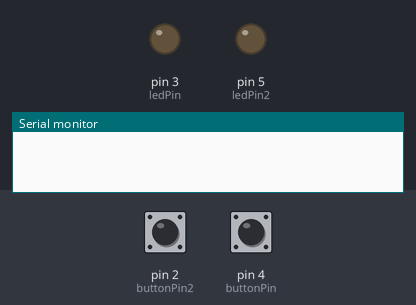
Bench run of a sketch on a simulated Arduino Uno, built with avr-gcc and run on an emulated ATmega328P. On the bench: output pins drawn as LEDs (lit = HIGH), the last lines printed to the serial monitor. Dashed ring = blinking. Inputs (shaded band) come from the test bench; at power-on: pin 2 (buttonPin2) LOW, pin 4 (buttonPin) LOW.

Above: at 1.2 s.
1.3 s: pin 2 (buttonPin2) pulled HIGH for 3.2 s
At 3.1 s:
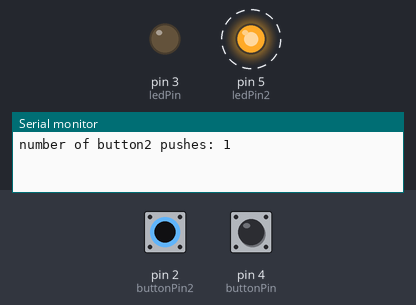
6.8 s: pin 4 (buttonPin) pulled HIGH for 3.2 s
At 8.6 s:
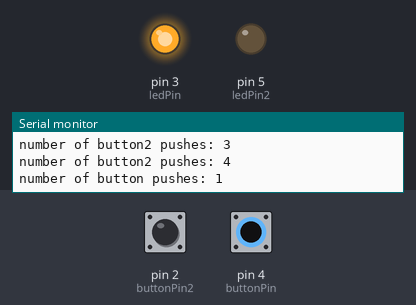
11.5 s: pin 2 (buttonPin2) pulled HIGH for 1 s
At 14.63 s:
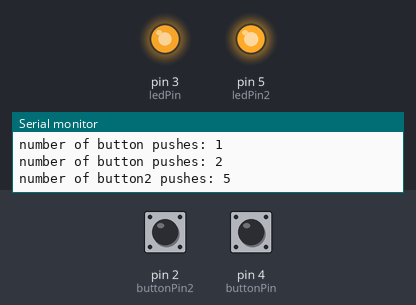
15.5 s: pin 4 (buttonPin) pulled HIGH for 1 s
Timing chart, 0 to 19.8 s (numbered marks = the images above; inputs shaded):
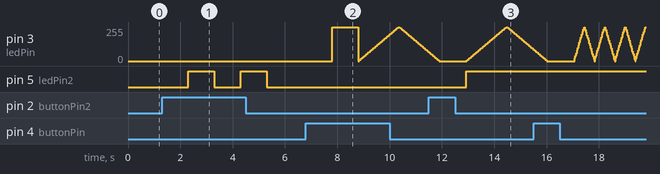

The sketch:

fading_light.ino
```cpp
const int buttonPin = 4;
const int buttonPin2 = 2;
int ledPin = 3;
int ledPin2 = 5;
int tem = 0;
int tem2 = 0;
int buttonState = 0;
int buttonState2 = 0;
int buttonPushCounter = 0;
int buttonPushCounter2 = 0;

void setup() {
  pinMode(buttonPin, INPUT);
  pinMode(buttonPin2, INPUT);
    Serial.begin(9600);
}

void loop() {

   buttonState2 = digitalRead(buttonPin2);
   if (buttonState2 == HIGH){
    buttonPushCounter2++;
    delay(1000);
          Serial.print("number of button2 pushes: ");
      Serial.println(buttonPushCounter2);
   }

 if (buttonPushCounter2  % 2 != 0){
          analogWrite(ledPin2, 255);
 }

 if (buttonPushCounter2 % 2 != 1){
          analogWrite(ledPin2, 0);
 }


   buttonState = digitalRead(buttonPin);
   if (buttonState == HIGH){
    buttonPushCounter++;
    delay(1000);
          Serial.print("number of button pushes: ");
      Serial.println(buttonPushCounter);
   }

     if (buttonPushCounter == 1){
          analogWrite(ledPin, 255);
   }


  if (buttonPushCounter == 2){
          //buttonPushCounter++;
        // fade in from min to max in increments of 5 points:
        for (int fadeValue = 0 ; fadeValue <= 255; fadeValue += 5) {
          // sets the value (range from 0 to 255):
          analogWrite(ledPin, fadeValue);
          // wait for 30 milliseconds to see the dimming effect
          delay(30);
        }

        // fade out from max to min in increments of 5 points:
        for (int fadeValue = 255 ; fadeValue >= 0; fadeValue -= 5) {
          // sets the value (range from 0 to 255):
          analogWrite(ledPin, fadeValue);
          // wait for 30 milliseconds to see the dimming effect
          delay(30);
        }
   }

  if (buttonPushCounter == 3){
          //buttonPushCounter++;
        // fade in from min to max in increments of 5 points:
        for (int fadeValue = 0 ; fadeValue <= 255; fadeValue += 20) {
          // sets the value (range from 0 to 255):
          analogWrite(ledPin, fadeValue);
          // wait for 30 milliseconds to see the dimming effect
          delay(30);
        }

        // fade out from max to min in increments of 5 points:
        for (int fadeValue = 255 ; fadeValue >= 0; fadeValue -= 20) {
          // sets the value (range from 0 to 255):
          analogWrite(ledPin, fadeValue);
          // wait for 30 milliseconds to see the dimming effect
          delay(30);
        }
   }

     if (buttonPushCounter == 4){
          //buttonPushCounter++;
        // fade in from min to max in increments of 5 points:
        for (int fadeValue = 0 ; fadeValue <= 255; fadeValue += 50) {
          // sets the value (range from 0 to 255):
          analogWrite(ledPin, fadeValue);
          // wait for 30 milliseconds to see the dimming effect
          delay(30);
        }

        // fade out from max to min in increments of 5 points:
        for (int fadeValue = 255 ; fadeValue >= 0; fadeValue -= 50) {
          // sets the value (range from 0 to 255):
          analogWrite(ledPin, fadeValue);
          // wait for 30 milliseconds to see the dimming effect
          delay(30);
        }
     }
             if (buttonPushCounter == 5){
          //buttonPushCounter++;
        // fade in from min to max in increments of 5 points:
        for (int fadeValue = 0 ; fadeValue <= 255; fadeValue += 80) {
          // sets the value (range from 0 to 255):
          analogWrite(ledPin, fadeValue);
          // wait for 30 milliseconds to see the dimming effect
          delay(30);
        }

        // fade out from max to min in increments of 5 points:
        for (int fadeValue = 255 ; fadeValue >= 0; fadeValue -= 80) {
          // sets the value (range from 0 to 255):
          analogWrite(ledPin, fadeValue);
          // wait for 30 milliseconds to see the dimming effect
          delay(30);
        }
   }


if (buttonPushCounter == 6){
    buttonPushCounter = 0;
}

}
```

Measured:
- after the input at 1.3 s, pin 5 (ledPin2): alternates HIGH for 1.0 s and LOW for 1.0 s, starting after 1.0 s
- after the input at 11.5 s, pin 5 (ledPin2): LOW → HIGH after 1.4 s
